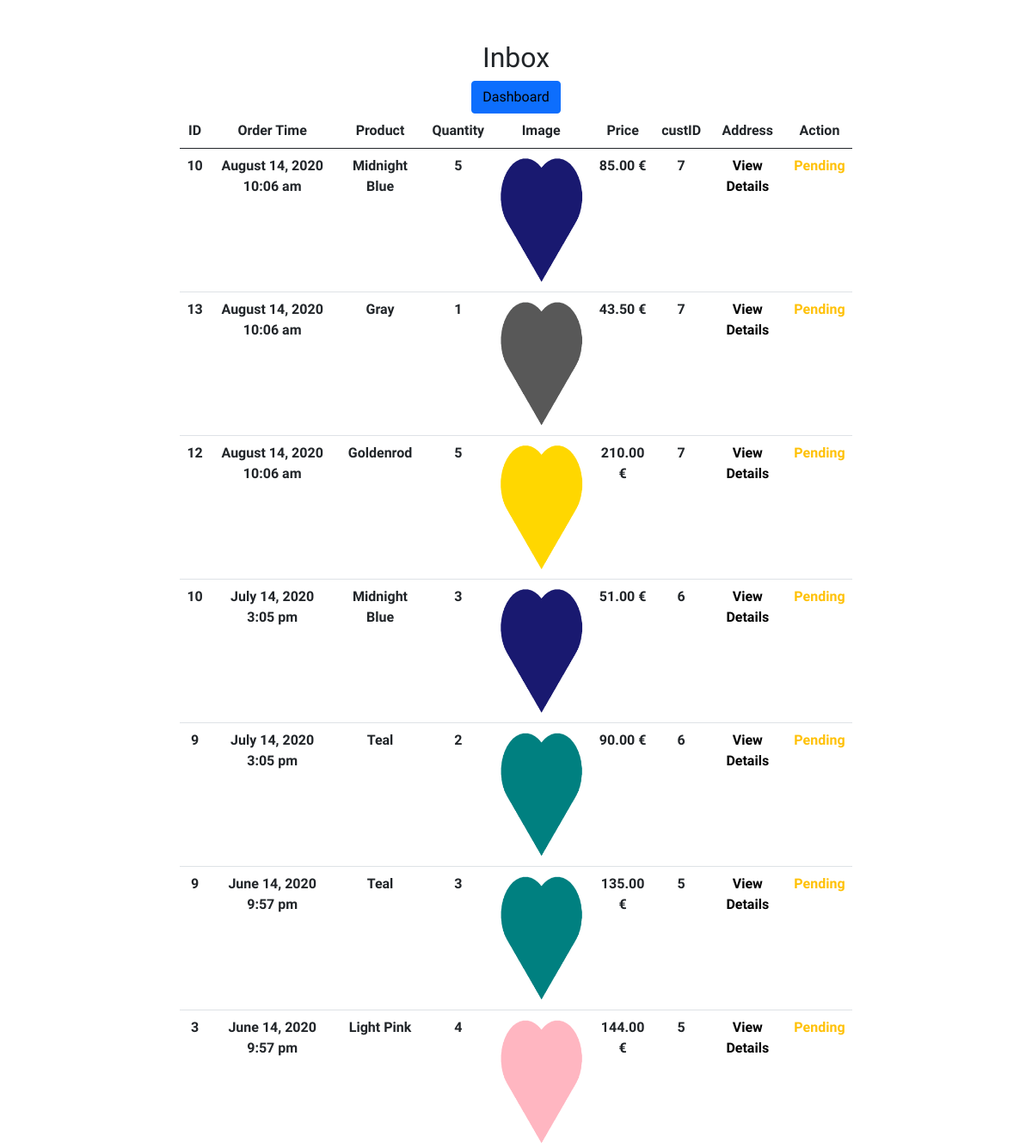
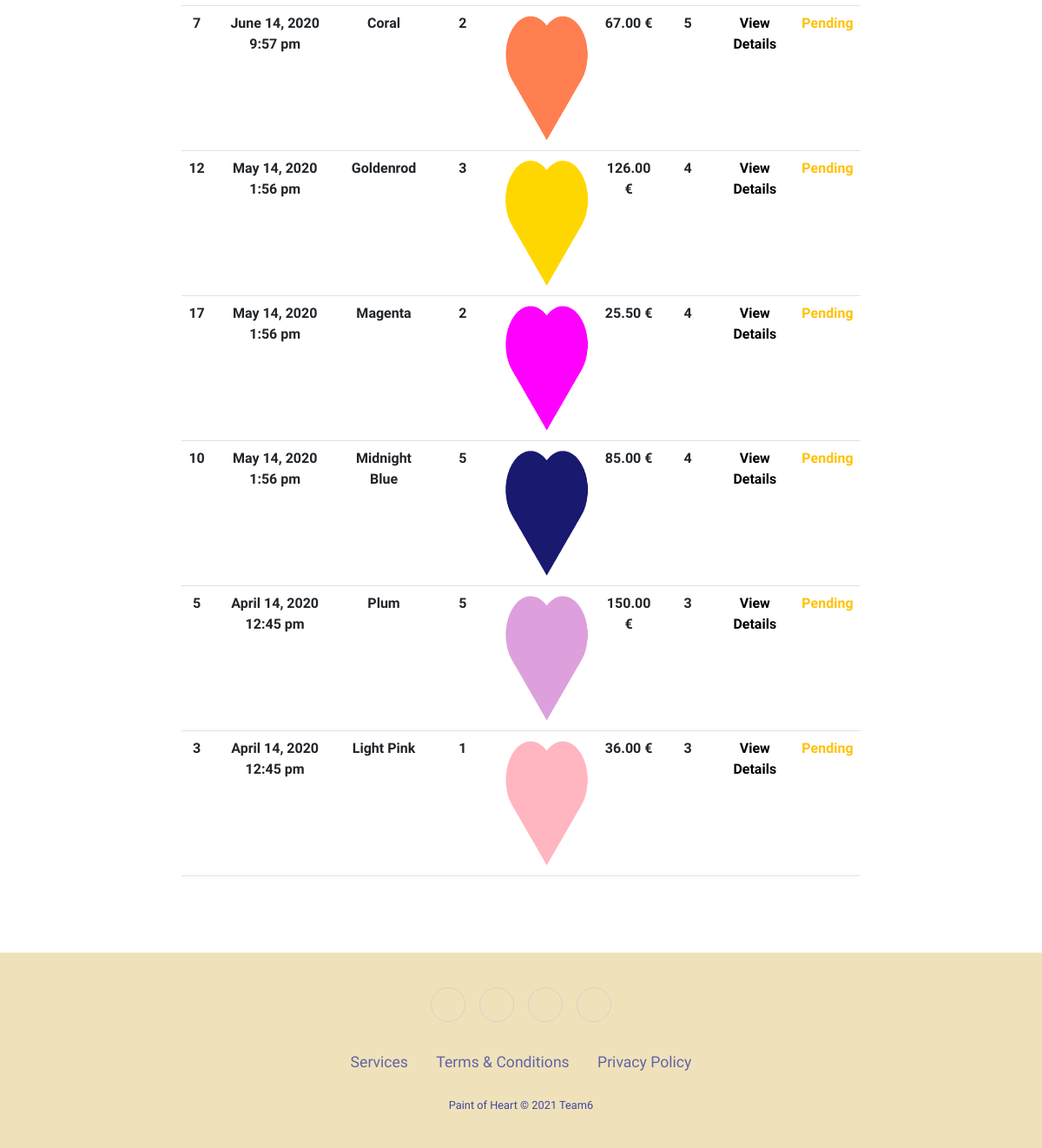
The app's page /WF-BackEnd-6_deploy/inbox.php (signed in) with its own data (2 pictures, top to bottom).
### tables this page shows
CREATE TABLE `tbl_order` (
  `orderId` int(11) NOT NULL,
  `fk_userId` int(11) NOT NULL,
  `fk_productId` int(11) NOT NULL,
  `productName` varchar(250) NOT NULL,
  `quantity` int(11) NOT NULL,
  `price` decimal(20,2) NOT NULL,
  `image` varchar(255) NOT NULL,
  `date` datetime NOT NULL DEFAULT current_timestamp(),
  `status` tinyint(5) NOT NULL DEFAULT 0,
  `regID` int(11) NOT NULL DEFAULT 0
);

### WF-BackEnd-6_deploy/classes/database.class.php (called while the page is built, shortened)
<?php
Class Database{
    public $host   = "";
    public $user   = "";
    public $pass   = "";
    public $dbname = "";
    public $link;
    private function connectDB(){
    $this->link = new mysqli($this->host, $this->user, $this->pass,
    $this->dbname);
    mysqli_set_charset($this->link, "utf8");
    }
   public function select($query){
     $result = $this->link->query($query) or
      die($this->link->error.__LINE__);
     if($result->num_rows > 0){
       return $result;
     } else {
       return false;
     }
    }
   }
?>

### WF-BackEnd-6_deploy/classes/cart.class.php (called while the page is built, shortened)
<?php
  class Cart{
    private $db;
    public function __construct(){
      $this->db = new Database();
    }
  public function getAllOrderProduct(){
     $query = "SELECT * FROM `tbl_order` ORDER BY `date` DESC ";
     $result = $this->db->select($query);
     return $result;
  }
}
?>

### WF-BackEnd-6_deploy/inbox.php (the view, shortened to what this page needs)
<?php
	$cart = new Cart();
	$fm 	= new Format();
 ?>
 <!DOCTYPE html>
 <html lang="en">
 <head>
    <?php include_once 'components/boot.php';?>
	<link rel="stylesheet" href="components/style.css">
</head>
<body>
        <div class="grid_10">
            <div class="box round first grid">
                <h2>Inbox</h2>
				<a  href="admin.php" class="btn btn-primary">Dashboard</a>
                <div class="container">
         <table class="table  display datatable" id="example">
					<thead>
						<tr>
							<th>ID</th>
							<th>Order Time</th>
							<th>Product</th>
							<th>Quantity</th>
							<th>Image</th>
							<th>Price</th>
							<th>custID</th>
							<th>Address</th>
							<th>Action</th>
						</tr>
					</thead>
					<tbody>
				<?php
					$orderData = $cart->getAllOrderProduct();
					if ($orderData) {
						while ($order = $orderData->fetch_assoc()) {
				 ?>
						<tr class="odd gradeX">
							<td><?php echo $order['fk_productId']; ?></td>
							<td><?php echo $fm->formatDate($order['date']); ?></td>
							<td><?php echo $order['productName']; ?></td>
							<td><?php echo $order['quantity']; ?></td>
							<td><img style="width: 100px;height:150px;" src="pictures/<?php echo $order['image']; ?>"/></td>
							<td><?php echo $order['price']; ?> €</td>
							<td><?php echo $order['fk_userId']; ?> </td>
							<td><a href="customer.php?custId=<?php echo $order['fk_userId']; ?>">View Details</a></td>
								<?php
								 if ($order['status'] == '0') { ?>
									<td><a class="btn btn-secondary" href="?shiftid=<?php echo $order['fk_userId'];?>&price=<?=$order['price']; ?>&date=<?php echo $order['date']; ?>">shipping</a></td>
							<?php }elseif ($order['status'] == '1') { ?>
								 <td class="text-warning" >Pending</td>
							<?php  } else{ ?>
									<td><a class="btn btn-danger" href="?delProId=<?php echo $order['fk_userId'];?>&price=<?= $order['price']; ?>&date=<?php echo $order['date']; ?>">Remove</a></td>
							<?php } ?>
						</tr>
				<?php } } ?>
					</tbody>
				</table>
               </div>
            </div>
        </div>
<?php include 'components/footer.php';?>
</body>
</html>

### WF-BackEnd-6_deploy/classes/format.class.php (shortened to what this page needs)
<?php
class Format{
  public function formatDate($date){
   echo date("F j, Y g:i a", strtotime($date));
  }
}
?>

### WF-BackEnd-6_deploy/components/style.css (style rules this page uses)
* { font-family: "Martel", serif; }
a:link, a:hover, a:visited { color: black; text-decoration: none; }
html, body { height: 100%; margin: 0; padding: 0; }
.grid_10 { margin-top: 4%; margin-bottom: 4%; padding-bottom: 2%; text-align: center; }
#example { width: 70%; margin-left: 15%; margin-right: 15%; }
thead, tr, th { font-weight: bold; }

### records on screen
tbl_order: fk_productId "10", date "August 14, 2020 10:06 am", productName "Midnight Blue", quantity "5", image (picture), price "85.00", fk_userId "7", status "Pending"
tbl_order: fk_productId "13", date "August 14, 2020 10:06 am", productName "Gray", quantity "1", image (picture), price "43.50", fk_userId "7", status "Pending"
tbl_order: fk_productId "12", date "August 14, 2020 10:06 am", productName "Goldenrod", quantity "5", image (picture), price "210.00", fk_userId "7", status "Pending"
tbl_order: fk_productId "10", date "July 14, 2020 3:05 pm", productName "Midnight Blue", quantity "3", image (picture), price "51.00", fk_userId "6", status "Pending"
tbl_order: fk_productId "9", date "July 14, 2020 3:05 pm", productName "Teal", quantity "2", image (picture), price "90.00", fk_userId "6", status "Pending"
tbl_order: fk_productId "9", date "June 14, 2020 9:57 pm", productName "Teal", quantity "3", image (picture), price "135.00", fk_userId "5", status "Pending"
tbl_order: fk_productId "3", date "June 14, 2020 9:57 pm", productName "Light Pink", quantity "4", image (picture), price "144.00", fk_userId "5", status "Pending"
tbl_order: fk_productId "7", date "June 14, 2020 9:57 pm", productName "Coral", quantity "2", image (picture), price "67.00", fk_userId "5", status "Pending"
tbl_order: fk_productId "12", date "May 14, 2020 1:56 pm", productName "Goldenrod", quantity "3", image (picture), price "126.00", fk_userId "4", status "Pending"
tbl_order: fk_productId "17", date "May 14, 2020 1:56 pm", productName "Magenta", quantity "2", image (picture), price "25.50", fk_userId "4", status "Pending"
tbl_order: fk_productId "10", date "May 14, 2020 1:56 pm", productName "Midnight Blue", quantity "5", image (picture), price "85.00", fk_userId "4", status "Pending"
tbl_order: fk_productId "5", date "April 14, 2020 12:45 pm", productName "Plum", quantity "5", image (picture), price "150.00", fk_userId "3", status "Pending"
tbl_order: fk_productId "3", date "April 14, 2020 12:45 pm", productName "Light Pink", quantity "1", image (picture), price "36.00", fk_userId "3", status "Pending"
